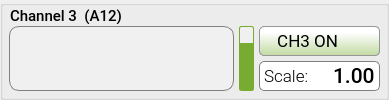
          <widget class="QGroupBox" name="groupBox_ch3">
           <property name="minimumSize">
            <size>
             <width>370</width>
             <height>100</height>
            </size>
           </property>
           <property name="maximumSize">
            <size>
             <width>16777215</width>
             <height>100</height>
            </size>
           </property>
           <property name="font">
            <font>
             <family>Roboto Medium</family>
             <pointsize>11</pointsize>
            </font>
           </property>
           <property name="styleSheet">
            <string notr="true">QGroupBox {background-color: rgb(200,200,200);border: 1px solid rgb(150,150,150); border-radius: 5px;  margin-top: 0.5em;}; 
</string>
           </property>
           <property name="title">
            <string/>
           </property>
           <widget class="QTextBrowser" name="textBrowser_ch3">
            <property name="enabled">
             <bool>true</bool>
            </property>
            <property name="geometry">
             <rect>
              <x>9</x>
              <y>26</y>
              <width>225</width>
              <height>65</height>
             </rect>
            </property>
            <property name="sizePolicy">
             <sizepolicy hsizetype="Preferred" vsizetype="Preferred">
              <horstretch>0</horstretch>
              <verstretch>0</verstretch>
             </sizepolicy>
            </property>
            <property name="maximumSize">
             <size>
              <width>225</width>
              <height>65</height>
             </size>
            </property>
            <property name="font">
             <font>
              <family>Roboto Mono Medium</family>
              <pointsize>30</pointsize>
              <weight>62</weight>
              <italic>false</italic>
              <bold>true</bold>
             </font>
            </property>
            <property name="cursor" stdset="0">
             <cursorShape>IBeamCursor</cursorShape>
            </property>
            <property name="styleSheet">
             <string notr="true">QTextBrowser {
	background-color: rgba(240,240,240, 1.0);border: 1px solid; border-radius:10px;
	text-align:center;font-family:'Roboto Mono Medium'; font-size:30pt; font-weight:500;
	border-color: gray;
}

QTextBrowser:disabled {
	color:gray;
	background-color: transparent;
	border: 1px solid gray; border-radius:10px;
	text-align:center;font-family:'Roboto Mono Medium'; font-size:30pt; font-weight:500;
}
</string>
            </property>
            <property name="html">
             <string>&lt;!DOCTYPE HTML PUBLIC &quot;-//W3C//DTD HTML 4.0//EN&quot; &quot;http://www.w3.org/TR/REC-html40/strict.dtd&quot;&gt;
&lt;html&gt;&lt;head&gt;&lt;meta name=&quot;qrichtext&quot; content=&quot;1&quot; /&gt;&lt;style type=&quot;text/css&quot;&gt;
p, li { white-space: pre-wrap; }
&lt;/style&gt;&lt;/head&gt;&lt;body style=&quot; font-family:'Roboto Mono Medium'; font-size:30pt; font-weight:496; font-style:normal;&quot;&gt;
&lt;p align=&quot;center&quot; style=&quot;-qt-paragraph-type:empty; margin-top:0px; margin-bottom:0px; margin-left:0px; margin-right:0px; -qt-block-indent:0; text-indent:0px;&quot;&gt;&lt;br /&gt;&lt;/p&gt;&lt;/body&gt;&lt;/html&gt;</string>
            </property>
           </widget>
           <widget class="QDoubleSpinBox" name="doubleSpinBox_gain3">
            <property name="enabled">
             <bool>true</bool>
            </property>
            <property name="geometry">
             <rect>
              <x>259</x>
              <y>61</y>
              <width>121</width>
              <height>30</height>
             </rect>
            </property>
            <property name="minimumSize">
             <size>
              <width>121</width>
              <height>0</height>
             </size>
            </property>
            <property name="maximumSize">
             <size>
              <width>120</width>
              <height>16777215</height>
             </size>
            </property>
            <property name="styleSheet">
             <string notr="true">QDoubleSpinBox { background-color: rgba(255,255,255, 1.0);border: 1px solid gray; border-radius:5px;
				   text-align:right;font-family:'Roboto Mono Medium','Roboto'; font-size:16pt; font-weight:500;  }

QDoubleSpinBox::up-button { height:22px; width: 30px; border: 0px;
									 image: url(:/main/img/arrow_up4.png); }

QDoubleSpinBox::down-button { height:22px; width: 30px; border: 0px;
										  image: url(:/main/img/arrow_down4.png); }

QDoubleSpinBox::up-button:hover { 
	image: url(:/main/img/arrow_up4b.png);
}

QDoubleSpinBox::down-button:hover {
	image: url(:/main/img/arrow_down4b.png);
 }

QDoubleSpinBox:disabled { background-color: rgba(240,240,240, 1.0); border: 1px transparent; border-radius:5px;
                                          text-align:right;font-family:'Roboto Mono Medium','Roboto'; font-size:16pt; font-weight:500; }

QDoubleSpinBox::up-button:disabled { height:22px; width: 30px; border: 0px; image: url(:/main/img/arrow_up2.png); }

QDoubleSpinBox::down-button:disabled { height:22px; width: 30px; border: 0px; image: url(:/main/img/arrow_down2.png); }
</string>
            </property>
            <property name="wrapping">
             <bool>false</bool>
            </property>
            <property name="frame">
             <bool>true</bool>
            </property>
            <property name="alignment">
             <set>Qt::AlignRight|Qt::AlignTrailing|Qt::AlignVCenter</set>
            </property>
            <property name="buttonSymbols">
             <enum>QAbstractSpinBox::NoButtons</enum>
            </property>
            <property name="accelerated">
             <bool>false</bool>
            </property>
            <property name="keyboardTracking">
             <bool>false</bool>
            </property>
            <property name="showGroupSeparator" stdset="0">
             <bool>false</bool>
            </property>
            <property name="prefix">
             <string/>
            </property>
            <property name="decimals">
             <number>2</number>
            </property>
            <property name="minimum">
             <double>-9.900000000000000</double>
            </property>
            <property name="value">
             <double>1.000000000000000</double>
            </property>
           </widget>
           <widget class="QLabel" name="label_5">
            <property name="geometry">
             <rect>
              <x>264</x>
              <y>65</y>
              <width>45</width>
              <height>23</height>
             </rect>
            </property>
            <property name="font">
             <font>
              <family>Roboto Light</family>
              <pointsize>13</pointsize>
              <weight>50</weight>
              <bold>false</bold>
             </font>
            </property>
            <property name="text">
             <string>Scale:</string>
            </property>
           </widget>
           <widget class="QPushButton" name="pushButton_disable3">
            <property name="geometry">
             <rect>
              <x>259</x>
              <y>26</y>
              <width>121</width>
              <height>30</height>
             </rect>
            </property>
            <property name="font">
             <font>
              <family>Roboto</family>
              <pointsize>13</pointsize>
             </font>
            </property>
            <property name="styleSheet">
             <string notr="true">QPushButton {
	padding: 0.2em 0.2em 0.3em 0.2em;
	border: 1px solid rgb(150, 150, 150);
	border-radius: 5px;
	color: black;
	background: qlineargradient(x1:0, y1:0, x2:0, y2:2, stop:0 #FFFFFF, stop:0.1 #FFFFFF, stop:1 #77AC30);
	text-align:left;
	padding-left:13px;
}

QPushButton:hover:!pressed {
	border: 1px solid rgb(150, 150, 150);
	border-radius: 5px;
	color: #256552;
	background: qlineargradient(x1:0, y1:0, x2:0, y2:2, stop:0 #FFFFFF, stop:0.1 #FFFFFF, stop:1 #C3F384);
}

QPushButton:pressed {
	border: 2px solid rgb(150, 150, 150);
	border-radius: 5px;
	background: #FFFFFF;
	color: #2f836a;
}

QPushButton:disabled {
	border: 1px solid rgb(180, 180, 180);
	color: gray;
	background: qlineargradient(x1:0, y1:0, x2:0, y2:2, stop:0 #CCCCCC, stop:0.1 #EEEEEE, stop:1 #BBBBBB);
}</string>
            </property>
            <property name="text">
             <string> CH3 ON  </string>
            </property>
            <property name="icon">
             <iconset resource="../../resources/resources.qrc">
              <normaloff>:/main/img/power-on_ch3.png</normaloff>:/main/img/power-on_ch3.png</iconset>
            </property>
            <property name="iconSize">
             <size>
              <width>23</width>
              <height>22</height>
             </size>
            </property>
           </widget>
           <widget class="QPushButton" name="pushButton_enable3">
            <property name="geometry">
             <rect>
              <x>259</x>
              <y>26</y>
              <width>121</width>
              <height>30</height>
             </rect>
            </property>
            <property name="font">
             <font>
              <family>Roboto</family>
              <pointsize>13</pointsize>
             </font>
            </property>
            <property name="styleSheet">
             <string notr="true">QPushButton {
	padding: 0.2em 0.2em 0.3em 0.2em;
	border: 1px solid rgb(150, 150, 150);
	border-radius: 5px;
	color: black;
	background: qlineargradient(x1:0, y1:0, x2:0, y2:2, stop:0 #FFFFFF, stop:0.1 #FFFFFF, stop:1 #7B7B7B);
	text-align:left;
	padding-left:13px;
}

QPushButton:hover:!pressed {
	border: 1px solid rgb(150, 150, 150);
	border-radius: 5px;
	color: #256552;
	background: qlineargradient(x1:0, y1:0, x2:0, y2:2, stop:0 #FFFFFF, stop:0.1 #FFFFFF, stop:1 #AAAAAA);
}

QPushButton:pressed {
	border: 2px solid rgb(150, 150, 150);
	border-radius: 5px;
	background: #FFFFFF;
	color: #2f836a;
}

QPushButton:disabled {
	border: 1px solid rgb(180, 180, 180);
	color: gray;
	background: qlineargradient(x1:0, y1:0, x2:0, y2:2, stop:0 #CCCCCC, stop:0.1 #EEEEEE, stop:1 #BBBBBB);
}</string>
            </property>
            <property name="text">
             <string> CH3 OFF</string>
            </property>
            <property name="icon">
             <iconset resource="../../resources/resources.qrc">
              <normaloff>:/main/img/power-off-gray2.png</normaloff>:/main/img/power-off-gray2.png</iconset>
            </property>
            <property name="iconSize">
             <size>
              <width>23</width>
              <height>22</height>
             </size>
            </property>
           </widget>
           <widget class="QLabel" name="label_ch3">
            <property name="geometry">
             <rect>
              <x>10</x>
              <y>8</y>
              <width>221</width>
              <height>16</height>
             </rect>
            </property>
            <property name="font">
             <font>
              <family>Roboto Medium</family>
              <pointsize>11</pointsize>
             </font>
            </property>
            <property name="text">
             <string>Channel 3  (A12)</string>
            </property>
           </widget>
           <widget class="QProgressBar" name="progressBar_ch3">
            <property name="geometry">
             <rect>
              <x>239</x>
              <y>26</y>
              <width>15</width>
              <height>65</height>
             </rect>
            </property>
            <property name="styleSheet">
             <string notr="true"> QProgressBar {
     border: 1px solid;
     border-color: #77AC30;
     border-radius: 2px;
     background-color:  rgb(240,240,240);
 }

QProgressBar::chunk {
     background-color: #77AC30;
 }

QProgressBar::chunk:disabled {
	background-color: gray;
 }

QProgressBar:disabled {
    border-color: gray;
	background-color:  rgb(210,210,210);
 }</string>
            </property>
            <property name="value">
             <number>75</number>
            </property>
            <property name="textVisible">
             <bool>false</bool>
            </property>
            <property name="orientation">
             <enum>Qt::Vertical</enum>
            </property>
           </widget>
           <zorder>textBrowser_ch3</zorder>
           <zorder>doubleSpinBox_gain3</zorder>
           <zorder>label_5</zorder>
           <zorder>label_ch3</zorder>
           <zorder>progressBar_ch3</zorder>
           <zorder>pushButton_enable3</zorder>
           <zorder>pushButton_disable3</zorder>
          </widget>
